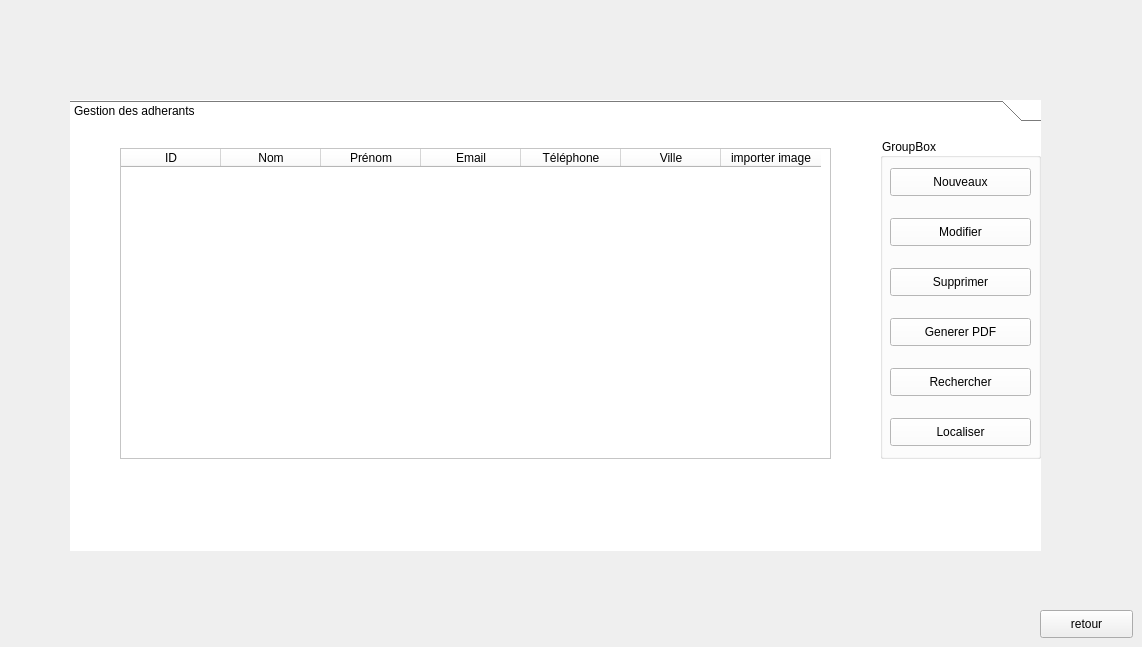
    <widget class="QWidget" name="adherant_3">
     <property name="enabled">
      <bool>true</bool>
     </property>
     <widget class="QPushButton" name="retour_adherant_3">
      <property name="geometry">
       <rect>
        <x>1040</x>
        <y>610</y>
        <width>93</width>
        <height>28</height>
       </rect>
      </property>
      <property name="text">
       <string>retour</string>
      </property>
     </widget>
     <widget class="QToolBox" name="toolBox_4">
      <property name="geometry">
       <rect>
        <x>70</x>
        <y>100</y>
        <width>971</width>
        <height>451</height>
       </rect>
      </property>
      <property name="styleSheet">
       <string notr="true">background-color: rgb(255, 255, 255);</string>
      </property>
      <property name="currentIndex">
       <number>0</number>
      </property>
      <widget class="QWidget" name="page_10">
       <property name="geometry">
        <rect>
         <x>0</x>
         <y>0</y>
         <width>971</width>
         <height>421</height>
        </rect>
       </property>
       <attribute name="icon">
        <iconset>
         <normaloff>../Downloads/icons8-fournisseur-100.png</normaloff>../Downloads/icons8-fournisseur-100.png</iconset>
       </attribute>
       <attribute name="label">
        <string>Gestion des adherants</string>
       </attribute>
       <widget class="QTableWidget" name="tableWidget_7">
        <property name="geometry">
         <rect>
          <x>50</x>
          <y>20</y>
          <width>711</width>
          <height>311</height>
         </rect>
        </property>
        <property name="styleSheet">
         <string notr="true">background-color: rgb(255, 255, 255);</string>
        </property>
        <column>
         <property name="text">
          <string>ID</string>
         </property>
        </column>
        <column>
         <property name="text">
          <string>Nom</string>
         </property>
        </column>
        <column>
         <property name="text">
          <string>Prénom</string>
         </property>
        </column>
        <column>
         <property name="text">
          <string>Email</string>
         </property>
        </column>
        <column>
         <property name="text">
          <string>Téléphone</string>
         </property>
        </column>
        <column>
         <property name="text">
          <string>Ville</string>
         </property>
        </column>
        <column>
         <property name="text">
          <string>importer image</string>
         </property>
        </column>
       </widget>
       <widget class="QGroupBox" name="groupBox_7">
        <property name="geometry">
         <rect>
          <x>810</x>
          <y>10</y>
          <width>161</width>
          <height>321</height>
         </rect>
        </property>
        <property name="title">
         <string>GroupBox</string>
        </property>
        <widget class="QPushButton" name="pushButton_15">
         <property name="geometry">
          <rect>
           <x>10</x>
           <y>30</y>
           <width>141</width>
           <height>28</height>
          </rect>
         </property>
         <property name="text">
          <string>Nouveaux</string>
         </property>
         <property name="icon">
          <iconset>
           <normaloff>../Downloads/icons8-add-user-male-100.png</normaloff>../Downloads/icons8-add-user-male-100.png</iconset>
         </property>
        </widget>
        <widget class="QPushButton" name="pushButton_16">
         <property name="geometry">
          <rect>
           <x>10</x>
           <y>80</y>
           <width>141</width>
           <height>28</height>
          </rect>
         </property>
         <property name="text">
          <string>Modifier</string>
         </property>
         <property name="icon">
          <iconset>
           <normaloff>../Downloads/icons8-registration-100.png</normaloff>../Downloads/icons8-registration-100.png</iconset>
         </property>
        </widget>
        <widget class="QPushButton" name="pushButton_17">
         <property name="geometry">
          <rect>
           <x>10</x>
           <y>130</y>
           <width>141</width>
           <height>28</height>
          </rect>
         </property>
         <property name="text">
          <string>Supprimer</string>
         </property>
         <property name="icon">
          <iconset>
           <normaloff>../Downloads/icons8-denied-100.png</normaloff>../Downloads/icons8-denied-100.png</iconset>
         </property>
        </widget>
        <widget class="QPushButton" name="pushButton_18">
         <property name="geometry">
          <rect>
           <x>10</x>
           <y>180</y>
           <width>141</width>
           <height>28</height>
          </rect>
         </property>
         <property name="text">
          <string>Generer PDF</string>
         </property>
         <property name="icon">
          <iconset>
           <normaloff>../Downloads/icons8-print-100.png</normaloff>../Downloads/icons8-print-100.png</iconset>
         </property>
        </widget>
        <widget class="QPushButton" name="pushButton_19">
         <property name="geometry">
          <rect>
           <x>10</x>
           <y>230</y>
           <width>141</width>
           <height>28</height>
          </rect>
         </property>
         <property name="text">
          <string>Rechercher</string>
         </property>
         <property name="icon">
          <iconset>
           <normaloff>../Downloads/icons8-search-100.png</normaloff>../Downloads/icons8-search-100.png</iconset>
         </property>
        </widget>
        <widget class="QPushButton" name="pushButton_30">
         <property name="geometry">
          <rect>
           <x>10</x>
           <y>280</y>
           <width>141</width>
           <height>28</height>
          </rect>
         </property>
         <property name="text">
          <string>Localiser</string>
         </property>
         <property name="icon">
          <iconset>
           <normaloff>../Downloads/icons8-location-100.png</normaloff>../Downloads/icons8-location-100.png</iconset>
         </property>
        </widget>
       </widget>
      </widget>
     </widget>
    </widget>
